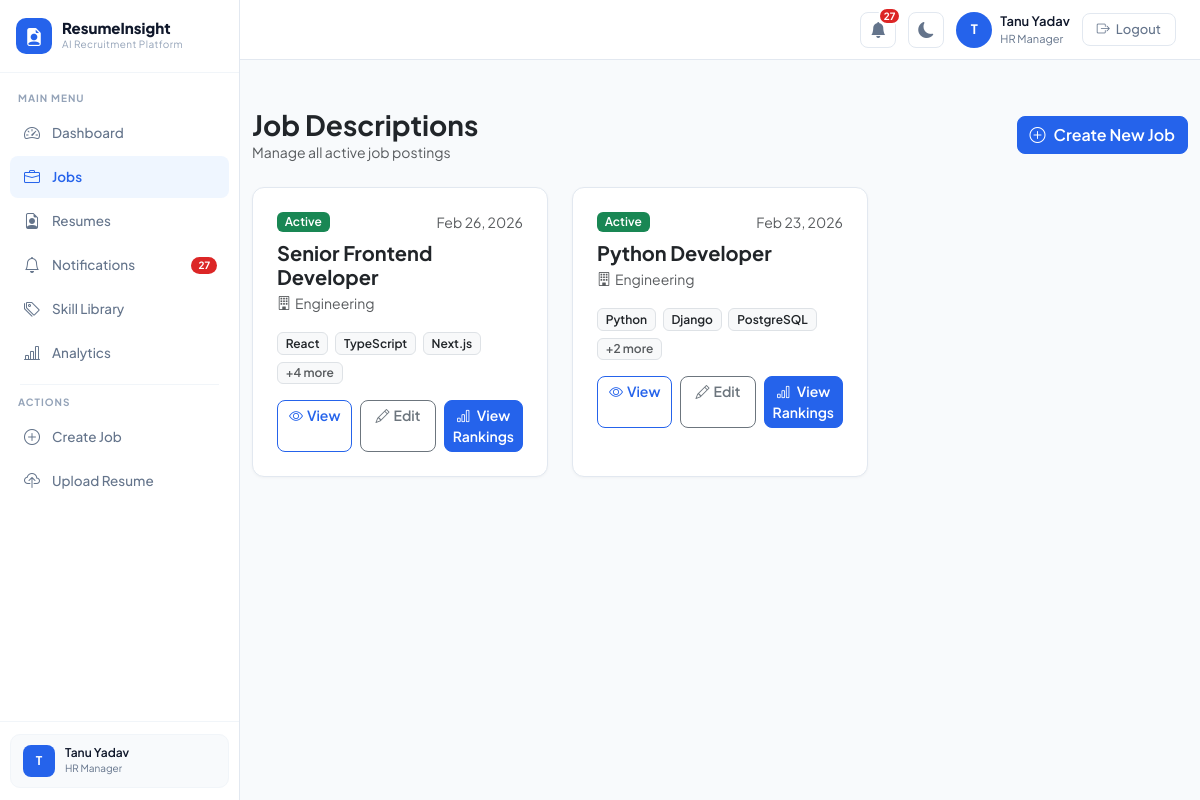
The page /jobs/ (signed in) on the database its author committed.
### core/models.py (models this page shows, shortened)
class User(AbstractUser):
    ROLE_CHOICES = [
        ('hr_manager', 'HR Manager'),
        ('super_admin', 'Super Admin'),
    ]
    role = models.CharField(
        max_length=20,
        choices=ROLE_CHOICES,
        default='hr_manager'
    )
    profile_picture = models.ImageField(
        upload_to='profile_pics/',
        null=True,
        blank=True
    )
    def is_super_admin(self):
        return self.role == 'super_admin'

class JobDescription(models.Model):
    STATUS_CHOICES = [
        ('active', 'Active'),
        ('closed', 'Closed'),
        ('draft', 'Draft'),
    ]
    created_by = models.ForeignKey(
        User,
        on_delete=models.CASCADE,
        related_name='job_descriptions'
    )
    title           = models.CharField(max_length=255)
    department      = models.CharField(max_length=100, blank=True)
    description     = models.TextField()
    required_skills = models.TextField(
        help_text="Comma-separated list of required skills. e.g. Python, Django, SQL"
    )
    experience_required = models.CharField(
        max_length=100,
        blank=True,
        help_text="e.g. 2-3 years"
    )
    education_required = models.CharField(
        max_length=255,
        blank=True,
        help_text="e.g. Bachelor's in Computer Science"
    )
    status = models.CharField(
        max_length=10,
        choices=STATUS_CHOICES,
        default='active'
    )
    skill_weight = models.FloatField(
        default=0.50,
        help_text="Weight for skill overlap (default 50%)"
    )
    semantic_weight = models.FloatField(
        default=0.20,
        help_text="Weight for semantic similarity (default 20%)"
    )
    education_weight = models.FloatField(
        default=0.20,
        help_text="Weight for education match (default 20%)"
    )
    experience_weight = models.FloatField(
        default=0.10,
        help_text="Weight for experience match (default 10%)"
    )
    created_at = models.DateTimeField(auto_now_add=True)
    updated_at = models.DateTimeField(auto_now=True)
    def get_skills_list(self):
        return [skill.strip() for skill in self.required_skills.split(',')]

### core/views.py (the view)
# urls.py: path('jobs/',                 views.job_list_view,   name='job_list'),
@login_required
def job_list_view(request):
    if request.user.is_super_admin():
        jobs = JobDescription.objects.all().order_by('-created_at')
    else:
        jobs = JobDescription.objects.filter(
            created_by=request.user
        ).order_by('-created_at')
    return render(request, 'jobs/job_list.html', {'jobs': jobs})

### templates/jobs/job_list.html (shortened to what this page needs)
{% extends 'layout.html' %}
{% block page_content %}
<div class="container py-5">
    <div class="d-flex justify-content-between align-items-center mb-4">
        <div>
            <h3 class="fw-bold mb-0">Job Descriptions</h3>
            <p class="text-muted small mb-0">Manage all active job postings</p>
        </div>
        <a href="{% url 'job_create' %}" class="btn btn-primary fw-semibold">
            <i class="bi bi-plus-circle me-2"></i>Create New Job
        </a>
    </div>
    {% if jobs %}
        <div class="row g-4">
            {% for job in jobs %}
            <div class="col-md-6 col-lg-4">
                <div class="card h-100 border-0 shadow-sm rounded-3">
                    <div class="card-body p-4">
                        <div class="d-flex justify-content-between align-items-start mb-2">
                            <span class="badge
                                {% if job.status == 'active' %}bg-success
                                {% elif job.status == 'draft' %}bg-warning text-dark
                                {% else %}bg-secondary{% endif %}">
                                {{ job.get_status_display }}
                            </span>
                            <small class="text-muted">{{ job.created_at|date:"M d, Y" }}</small>
                        </div>
                        <h5 class="fw-bold mb-1">{{ job.title }}</h5>
                        <p class="text-muted small mb-3">
                            <i class="bi bi-building me-1"></i>{{ job.department|default:"No Department" }}
                        </p>
                        <div class="mb-3">
                            {% for skill in job.get_skills_list|slice:":3" %}
                                <span class="badge bg-light text-dark border me-1 mb-1">{{ skill }}</span>
                            {% endfor %}
                            {% if job.get_skills_list|length > 3 %}
                                <span class="badge bg-light text-muted border">
                                    +{{ job.get_skills_list|length|add:"-3" }} more
                                </span>
                            {% endif %}
                        </div>
                        <div class="d-flex gap-2 mt-auto">
                            <a href="{% url 'job_detail' job.pk %}"
                               class="btn btn-sm btn-outline-primary w-100">
                                <i class="bi bi-eye me-1"></i>View
                            </a>
                            <a href="{% url 'job_edit' job.pk %}"
                               class="btn btn-sm btn-outline-secondary w-100">
                                <i class="bi bi-pencil me-1"></i>Edit
                            </a>
                            <a href="{% url 'job_ranking' job.pk %}" class="btn btn-primary btn-sm">
    <i class="bi bi-bar-chart me-1"></i> View Rankings
</a>
                        </div>
                    </div>
                </div>
            </div>
            {% endfor %}
        </div>
    {% endif %}
</div>
{% endblock %}

### templates/layout.html (shortened to what this page needs)
{% extends 'base.html' %}
{% block content %}
<aside class="sidebar">
    <div class="sidebar-brand">
        <a href="{% url 'dashboard' %}" class="brand-logo">
            <div class="brand-icon"><i class="bi bi-file-earmark-person-fill"></i></div>
            <div>
                <div class="brand-text">ResumeInsight</div>
                <div class="brand-sub">AI Recruitment Platform</div>
            </div>
        </a>
    </div>
    <nav class="sidebar-nav">
        <div class="nav-label">Main Menu</div>
        <a href="{% url 'dashboard' %}"
           class="nav-item {% if request.resolver_match.url_name == 'dashboard' %}active{% endif %}">
            <i class="bi bi-speedometer2 nav-icon"></i> Dashboard
        </a>
        <a href="{% url 'job_list' %}"
           class="nav-item {% if 'job' in request.resolver_match.url_name %}active{% endif %}">
            <i class="bi bi-briefcase nav-icon"></i> Jobs
        </a>
        <a href="{% url 'resume_list' %}"
           class="nav-item {% if 'resume' in request.resolver_match.url_name %}active{% endif %}">
            <i class="bi bi-file-earmark-person nav-icon"></i> Resumes
        </a>
        <a href="{% url 'notifications' %}"
           class="nav-item {% if request.resolver_match.url_name == 'notifications' %}active{% endif %}">
            <i class="bi bi-bell nav-icon"></i>
            Notifications
            <span class="sidebar-notif-badge" id="sidebarNotifBadge"></span>
        </a>
        <a href="{% url 'skill_library' %}"
   class="nav-item {% if request.resolver_match.url_name == 'skill_library' %}active{% endif %}">
    <i class="bi bi-tags nav-icon"></i> Skill Library
</a>
        <a href="{% url 'analytics' %}"
            class="nav-item {% if request.resolver_match.url_name == 'analytics' %}active{% endif %}">
             <i class="bi bi-bar-chart-line nav-icon"></i> Analytics
        </a>
        <div class="sidebar-divider"></div>
        <div class="nav-label">Actions</div>
        <a href="{% url 'job_create' %}" class="nav-item">
            <i class="bi bi-plus-circle nav-icon"></i> Create Job
        </a>
        <a href="{% url 'resume_upload' %}" class="nav-item">
            <i class="bi bi-cloud-upload nav-icon"></i> Upload Resume
        </a>
    </nav>
    <div class="sidebar-footer">
        <div class="user-card">
            <div class="user-card-avatar">
                {{ request.user.first_name|first|default:request.user.username|first|upper }}
            </div>
            <div>
                <div class="user-card-name">
                    {{ request.user.get_full_name|default:request.user.username }}
                </div>
                <div class="user-card-role">{{ request.user.get_role_display }}</div>
            </div>
        </div>
    </div>
</aside>
<header class="topbar">
    <a href="{% url 'notifications' %}" class="bell-wrap" title="Notifications">
        <i class="bi bi-bell-fill"></i>
        <span class="notif-badge" id="notifBadge" style="display:none;"></span>
    </a>
    <button class="dark-toggle" id="darkToggle" title="Toggle Dark Mode">
        <i class="bi bi-moon-fill" id="darkIcon"></i>
    </button>
    <div class="d-flex align-items-center gap-2">
        <div class="user-avatar">
            {{ request.user.first_name|first|default:request.user.username|first|upper }}
        </div>
        <div>
            <div class="topbar-user-name">
                {{ request.user.get_full_name|default:request.user.username }}
            </div>
            <div class="topbar-user-role">{{ request.user.get_role_display }}</div>
        </div>
    </div>
    <a href="{% url 'logout' %}" class="btn-logout">
        <i class="bi bi-box-arrow-right"></i> Logout
    </a>
</header>
<main class="main-wrapper">
    {% block page_content %}{% endblock %}
</main>
{% endblock %}

### templates/base.html (style rules this page uses)
body { font-family: 'Plus Jakarta Sans', sans-serif; background: #F8FAFC; }
.btn { font-family: 'Plus Jakarta Sans', sans-serif; font-weight: 600; border-radius: 8px !important; }
.btn-primary { background: #2563EB !important; border-color: #2563EB !important; }

### rows shown on the page
User: user.first_name|first "T", user.get_full_name "Tanu Yadav", user.role "HR Manager"
JobDescription: status "Active", created_at "Feb 26, 2026", title "Senior Frontend Developer", department "Engineering", get_skills_list "React" "TypeScript" "Next.js", get_skills_list|length "4"
JobDescription: status "Active", created_at "Feb 23, 2026", title "Python Developer", department "Engineering", get_skills_list "Python" "Django" "PostgreSQL", get_skills_list|length "2"
